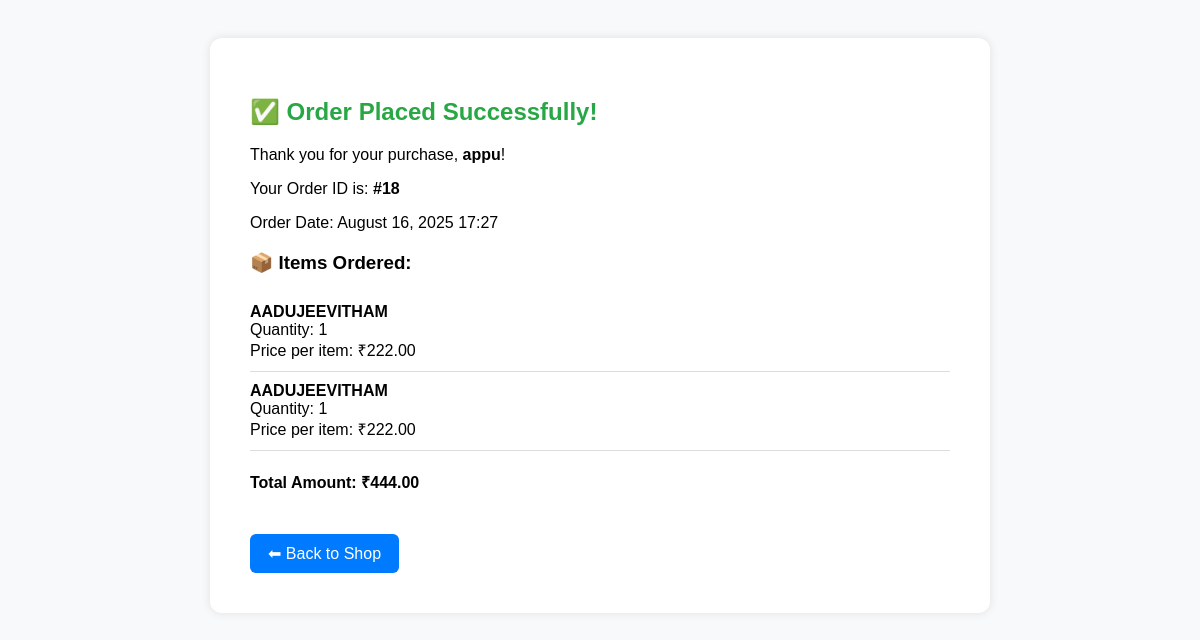
/order_success/18/, run on the app's committed database.
### App/models.py (models this page shows, shortened)
class Order(models.Model):
    customer = models.ForeignKey(Customer, on_delete=models.CASCADE)
    order_date = models.DateTimeField(auto_now_add=True)
    complete = models.BooleanField(default=False)
    transaction_id = models.CharField(max_length=100, null=True)

class Customer(models.Model):
    user = models.OneToOneField(User, on_delete=models.CASCADE, related_name="customer")
    address = models.CharField(max_length=255, default="Not Provided")
    phone_number = models.CharField(max_length=20, default="Not Provided")
    pincode = models.CharField(max_length=10, default="Not Provided")

class OrderItem(models.Model):
    book = models.ForeignKey(Book, on_delete=models.CASCADE)
    order = models.ForeignKey(Order, on_delete=models.CASCADE)
    quantity = models.PositiveIntegerField(default=1)

class Book(models.Model):
    CATEGORY_CHOICES =[
        ('al','All Categories'),
        ('bi','Biography'),
        ('po','Poetry'),
        ('nv','Novel'),
        ('tr','Thriller'),
        ('dv','Devotional'),
        ('sr','Story'),
        ('ai','AutoBiography'),
    ]
    LANGUAGE_CHOICES = [
        ('ml', 'Malayalam'),
        ('en', 'English'),
        ('hi', 'Hindi'),
        ('ta', 'Tamil'),
        ('te', 'Telugu'),
    ]
    category = models.CharField(max_length=100 , choices=CATEGORY_CHOICES, default='al')
    author = models.CharField(max_length=200)
    title = models.CharField(max_length=200)
    language = models.CharField(max_length=10, choices=LANGUAGE_CHOICES, default='ml')
    description = models.TextField()
    price = models.DecimalField(max_digits=6, decimal_places=2)
    stock = models.PositiveIntegerField()
    cover_image = models.ImageField(upload_to='book_covers/', blank=True, null=True)
    published_date = models.DateField(null=True, blank=True)

### App/views.py (the view)
# urls.py: path('order_success/<int:order_id>/',views.order_success,name='order_success'),
def order_success(request, order_id):
    order = Order.objects.get(id=order_id)
    total_price = sum(
        item.book.price * item.quantity
        for item in order.orderitem_set.all()
    )
    return render(request, 'order_success.html', {
        'order': order,
        'total_price': total_price
    })

### Templates/order_success.html (shortened to what this page needs)
<!DOCTYPE html>
<html lang="en">
<head>
</head>
<body>
    <div class="container">
        <h2>✅ Order Placed Successfully!</h2>
        <p>Thank you for your purchase, <strong>{{ order.customer.user.username }}</strong>!</p>
        <p>Your Order ID is: <strong>#{{ order.id }}</strong></p>
        <p>Order Date: {{ order.order_date|date:"F d, Y H:i" }}</p>
        <div class="order-details">
            <h3>📦 Items Ordered:</h3>
            {% for item in order.orderitem_set.all %}
                <div class="order-item">
                    <strong>{{ item.book.title }}</strong><br>
                    Quantity: {{ item.quantity }}<br>
                    Price per item: ₹{{ item.book.price }}<br>
                </div>
            {% endfor %}
            <p class="total">Total Amount: ₹{{ total_price }}</p>
        </div>
        <a href="{% url 'Book_list' %}" class="btn">⬅ Back to Shop</a>
    </div>
</body>
</html>

### Templates/order_success.html (style rules this page uses)
body { font-family: Arial, sans-serif; background-color: #f8f9fa; padding: 30px; }
.container { background: white; padding: 40px; max-width: 700px; margin: auto; border-radius: 12px; box-shadow: 0 0 10px rgba(0,0,0,0.1); }
h2 { color: #28a745; }
.order-details { margin-top: 20px; }
.order-item { border-bottom: 1px solid #ddd; padding: 10px 0; }
.total { font-weight: bold; margin-top: 20px; }
.btn { display: inline-block; padding: 10px 18px; background-color: #007bff; color: white; text-decoration: none; border-radius: 6px; margin-top: 25px; }

### data on the page
Order: customer.user.username "appu", id "18", order_date "August 16, 2025 17:27"
OrderItem: book "AADUJEEVITHAM", quantity "1", book.price "222.00"
OrderItem: book "AADUJEEVITHAM", quantity "1", book.price "222.00"

### other printed values
{{ total_price }} "444.00"
